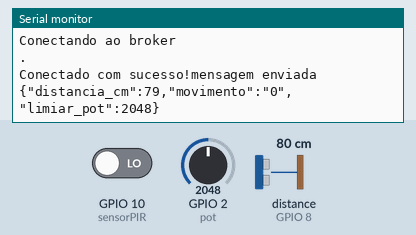
Simulated run of this sketch. Board: ESP32-S3. Shown: the last lines printed to the serial monitor. Wiring (inferred from the names in the program): ultrasonic range finder: trigger GPIO 20; echo GPIO 8. Inputs (shaded band) come from the test bench; at power-on: distance to the obstacle (sensor on GPIO 8) 80 cm, GPIO 2 (pot) = 2048, GPIO 10 (sensorPIR) LOW. The echo pulse lasts 58.3 µs per cm; WiFi joins after 1.5 s; servers stay silent unless stated; a WiFi scan finds three made-up networks; random numbers use the default seed unless the sketch sets one; no MQTT or app messages arrive unless stated.

Above: at 11.9 s.
12.0 s: distance to the obstacle (sensor on GPIO 8) set to 2 cm
At 16.2 s:
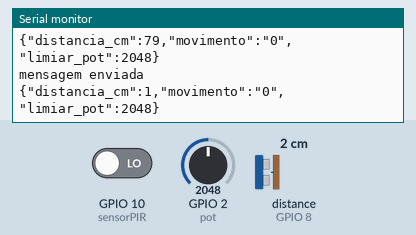
17.0 s: GPIO 2 (pot) set to 2866
At 21.3 s:
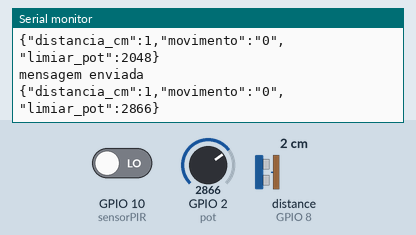
22.0 s: GPIO 10 (sensorPIR) driven HIGH
At 26.3 s:
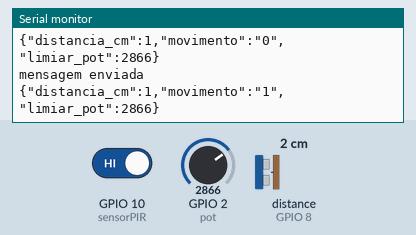
27.0 s: distance to the obstacle (sensor on GPIO 8) set to 4 cm
At 31.3 s:
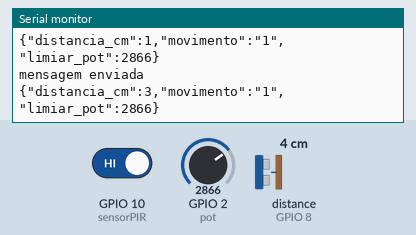
32.0 s: GPIO 2 (pot) set to 3603
At 36.4 s:
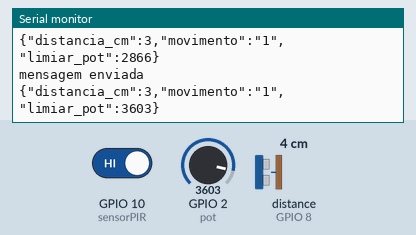
37.0 s: GPIO 10 (sensorPIR) driven LOW
At 41.4 s:
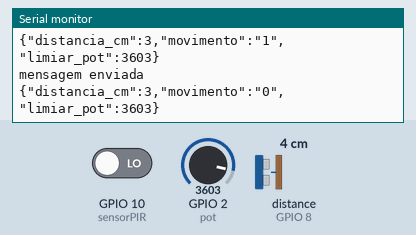
Timing chart, 0 to 42.9 s (numbered marks = the images above; inputs shaded):
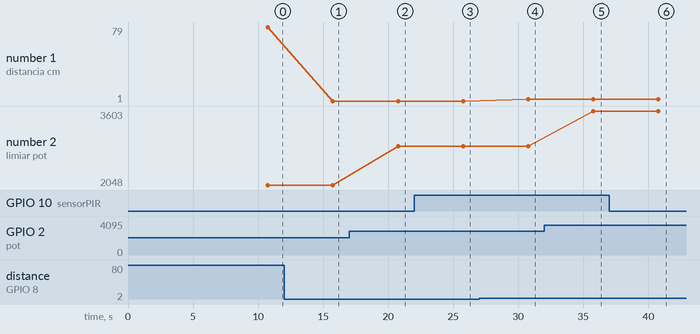

Measured:
- after the input at 12.0 s, the serial monitor: prints a new line after 3.8 s (image 1)
- after the input at 17.0 s, the serial monitor: prints a new line after 3.8 s (image 2)
- after the input at 22.0 s, the serial monitor: prints a new line after 3.8 s (image 3)
- after the input at 27.0 s, the serial monitor: prints a new line after 3.8 s (image 4)
- after the input at 32.0 s, the serial monitor: prints a new line after 3.8 s (image 5)
- after the input at 37.0 s, the serial monitor: prints a new line after 3.8 s (image 6)
- plotted number 1: 79 → 1 after the input at 12.0 s, 1 → 3 after the input at 27.0 s
- plotted number 2: 2048 → 2866 after the input at 17.0 s, 2866 → 3603 after the input at 32.0 s

The sketch:

AT01_Vinicius_Angelo_Publisher.ino
```cpp
#include <WiFi.h>
#include <PubSubClient.h>
#include <ArduinoJson.h>

const String SSID = "Nome da Rede";
const String PSWD = "Senha da Rede";

const String brokerUrl = "test.mosquitto.org";              //URL do broker (servidor)
const int port = 1883;                                      //Porta do broker (servidor)

const String topic_1 = "Carrinho/Cheios/1";
WiFiClient espClient;
PubSubClient mqttClient(espClient);
void scanLocalworks();
void connectLocalworks();
void connectBroker();
// MQTT
#include <Wire.h>
#include <Adafruit_GFX.h>
#include <Adafruit_SSD1306.h>

#define SCREEN_WIDTH 128 //Largura da tela em px
#define SCREEN_HEIGHT 64 //Altura da tela em px

#define I2C_SCK 6
#define I2C_SDA 5


// OLED

#include <ArduinoJson.h>


String movimento = "";
//JSON
const byte trigg_pin = 20;
const byte echo_pin = 8;
//SENSOR ULTRASONICO

int sensorPIR = 10; //Pino do sensor de presença
int leitura = 0; //Variável para armazenar a leitura do sensor
bool estadoSensor = false; //Variável para armazenar o estado do sensor
//PIR
const byte pot = 2;

//POTENCIOMETRO
unsigned long limite_atual = 0;
bool estado_funcionando = false;
void setup() {
  Serial.begin(115200); //Inicializa a comunicação serial
  pinMode(sensorPIR, INPUT); //Define sensorPin como entrada
   pinMode(pot, INPUT);

  delay(1000);
//JSON
  pinMode(echo_pin, INPUT);
  pinMode(trigg_pin, OUTPUT);
//SENSOR ULTRASONICO
  scanLocalworks();
  connectLocalworks();
  connectBroker();
//MQTT
  Wire.begin(I2C_SDA,I2C_SCK); //Inicia comunicação I2C
  delay(5000);
//OLED
}

void loop() {
  unsigned long atual = millis ();
  estado_funcionando = true;
  if(atual - limite_atual > 5000 && estado_funcionando == true){
    limite_atual = atual;
    String mensagem = "";

  // JsonDocument doc;

    leitura = digitalRead(sensorPIR); //Realiza a leitura do sensor de presença

    //PIR
    digitalWrite(trigg_pin, LOW);
    delayMicroseconds(10);
    digitalWrite(trigg_pin, HIGH);
    delayMicroseconds(10);
    digitalWrite(trigg_pin, LOW);
    delayMicroseconds(10);

  // calcula o tempo da ida + volta do pulso sonoro

    unsigned long duracao = pulseIn(echo_pin, HIGH);

    int distancia_cm = ((duracao * 340)/2)/10000;

  //SENSOR ULTRASONICO


    int limiar_pot = analogRead(pot);

    if(leitura == HIGH){

      movimento = true;

    }else{

      movimento = false;
      }

  //POTENCIOMETRO
    StaticJsonDocument<200> doc;
    doc["distancia_cm"] = distancia_cm;
    doc["movimento"] = movimento;
    doc["limiar_pot"] = limiar_pot;
    char buffer[200];
    serializeJson(doc,buffer);

  //JSON - ENVIAR
    mqttClient.publish("Carrinho/Cheios/1",buffer);
    Serial.println("mensagem enviada");
    Serial.println(buffer);
    if(WiFi.status() != WL_CONNECTED){
      Serial.print("Conexão Perdida\n");
      connectLocalworks();
    }
    if(!mqttClient.connected()){
      Serial.println("Erro de Conexão no Broker");
      connectBroker();
    }
    mqttClient.loop();

//MQTT
  estado_funcionando = false;
  }
}
void connectLocalworks(){
  Serial.println("Iniciando conexão com rede WiFi");

  while (WiFi.status() != WL_CONNECTED){
    WiFi.begin(SSID,PSWD);
    Serial.print(".");
    delay(2000);
  }
  Serial.println("\nConectado!");
}
void scanLocalworks(){
  Serial.println("Iniciando Scan de redes Wi- Fi");
  int number = WiFi.scanNetworks();
  delay (500);
  if(number == -1)  {
    Serial.println("ERRO!. Não deu boa");
  }
  else{
    for(int net = 0; net < number; net++){
      Serial.printf("cont: %d", net);
      Serial.printf("---- %d - %s | %d db\n",net,WiFi.SSID(net),WiFi.RSSI(net));

    }

  }
}
void connectBroker(){
  Serial.println("Conectando ao broker");
  mqttClient.setServer(brokerUrl.c_str(), port);
  String userId = "ESP-alves9";
  userId += String(random(0xffff), HEX);

  while(!mqttClient.connected()){
    mqttClient.connect(userId.c_str());
    Serial.println(".");
    delay(200);
  }

    Serial.print("Conectado com sucesso!");
  }
```
